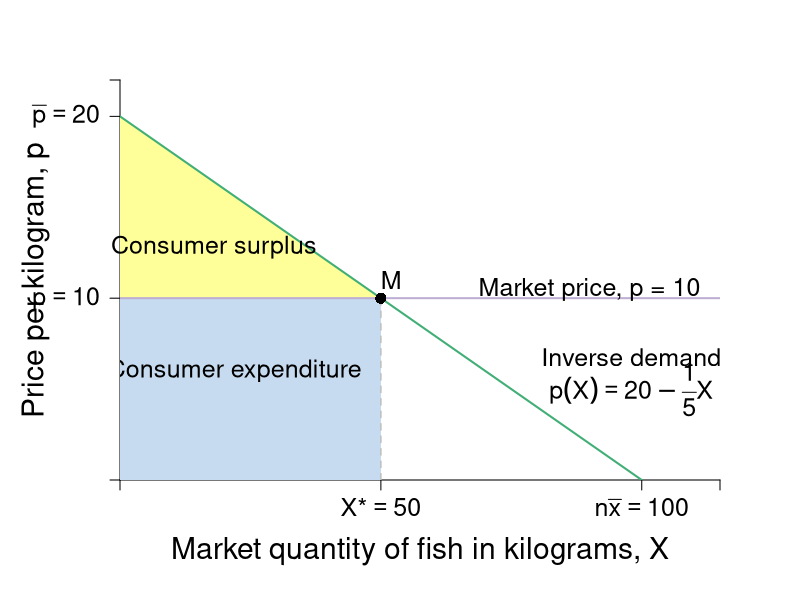

Reproduce this figure in R.
require(shape)
pdf(file = "indmarketdemand/consumersurplus_market.pdf", width = 9, height = 7)

#Set parameters for graphics
pointsize <- 1.8
axislabelsize <- 1.8
labelsize <- 1.5
namesize <- 1.8
annotatesize <- 1.5
graphlinewidth <- 2
segmentlinewidth <- 1.5


COL <- c("#7fc97f", "#beaed4", "#fdc086", "#ffff99", "#386cb0", "#f0027f", "#bf5b17", "#666666")
COLA <- c("#e0f3db", "#99d8c9","#66c2a4","#41ae76", "#238b45", "#005824")
COLB <- c("#c6dbef", "#4eb3d3", "#2b8cbe", "#0868ac","#084081")

par(mar =  c(6, 6, 4, 4))

MarketD <- function(x, rmax = 20, xmax = 10, n = 10) {
  rmax - (rmax/(n*xmax))*x
}

mrsA <- function(x, rmax = 20, xmax = 10) {
  rmax - (rmax/xmax)*x
}

# uA <- function(x, y, rmax, rmax = 20, xmax = 10) {
#   y + rmax*x - (1/2)(rmax/xmax)*x^2
# }

xlims <- c(0, 115)
ylims <- c(0, 22)

npts <- 501 
x <- seq(xlims[1], xlims[2], length.out = npts)
y <- seq(ylims[1], ylims[2], length.out = npts) 
a <- c(46.08, 55, 64)
b <- c(46.08, 55, 64)

plot(0, 0, xlim = xlims, ylim = ylims, type = "n",
     xlab = expression(paste("")),
     ylab = expression(paste("")), 
     xaxt = "n", 
     yaxt = "n", 
     cex.lab = axislabelsize, 
     bty = "n",
     xaxs="i", 
     yaxs="i")

# ticksy <- seq(from = 0, to = ylims[2], by = 2)
# ylabels <- seq(from = 0, to = ylims[2], by = 2)
# ticksx <- seq(from = 0, to = xlims[2], by = 2)
# xlabels <- seq(from = 0, to = xlims[2], by = 2)
ticksy <- c(0, 10, 20, ylims[2])
ylabels <- c(NA, expression(paste(p == 10)), expression(paste(bar(p) == 20)), NA)
ticksx <- c(0, 50, 100, xlims[2])
xlabels <- c(NA, expression(paste(X,"*") == 50), expression(paste(n*bar(x)==100)), NA)

axis(1, at = ticksx, pos = 0, labels = xlabels, cex.axis = labelsize)
axis(2, at = ticksy, pos = 0, labels = ylabels, las = 1, cex.axis = labelsize)

npts <- 500 
xx1 <- seq(xlims[1], xlims[2], length.out = npts)

xpoly <- c(0, 50, 0)
ypoly <- c(10, 10, 20)
polygon(x = xpoly, y = ypoly, col = COL[4], density=NULL, border = NA)

xpoly3 <- c(0, 50, 50, 0, 0)
ypoly3 <- c(0, 0, 10, 10, 0)
polygon(x = xpoly3, y = ypoly3, col = COLB[1], density=NULL, border = NA)


#Lines for mrs graph
lines(xx1, MarketD(xx1, rmax = 20, xmax = 10, n = 10), col = COLA[4], lwd = graphlinewidth)
#lines(xx1, mrsA(xx1, rmax = 20, xmax = 10), col = COLA[4], lwd = graphlinewidth)

segments(0, 10, xlims[2], 10, lty = 1, col = COL[2] , lwd = graphlinewidth)
segments(50, 0, 50, 10, lty = 2, col = "gray" , lwd = segmentlinewidth)

#Label axes
mtext(expression(paste("Market quantity of fish in kilograms, ", X)), side=1, line = 3.5, cex = axislabelsize)
text(-16.2, 0.5*ylims[2], expression(paste("Price per kilogram, ", p)), xpd = TRUE, cex = axislabelsize, srt = 90) 

points(50, 10, pch = 16, col = "black", cex = 1.5)
text(52, 11.0, expression(M), cex = labelsize)

#segments(4.11765, 6.17647, 5.88, 8.88, lty = 1, col = COL[2] , lwd = graphlinewidth)
text(90, 10.5, expression("Market price, p = 10"), cex = labelsize, xpd = TRUE)
#text(7.3, 2.5, expression("Curve"))
#Arrows(7.3, 3.5, 7.3, 6.1, col = "black", lty = 1, lwd = 2, arr.type = "triangle", arr.lwd = 0.5)

#Label mrs function
#text(98, 7.5, expression(paste("Demand: ", X(p) == 100 - 5*p)), cex = labelsize,xpd = TRUE)
text(98, 6.75, expression(paste("Inverse demand")), cex = labelsize)
text(98, 5, expression(paste(p(X) == 20 - frac(1,5)*X)), cex = labelsize,xpd = TRUE)
#Arrows(10, 7.5, 10, 5, col = "black", lty = 1, lwd = 2, arr.type = "triangle", arr.lwd = 0.5)

#Label highest willingness to pay
text(18.0, 12.8, expression("Consumer surplus"), cex = labelsize, xpd = TRUE)
#text(15, 11.5, expression(paste(CS==frac(1, 2)*bgroup("(",20 - 10,")")*50, phantom()== 250)))
#Arrows(25, 15, 25, 12, col = "black", lty = 1, lwd = 2, arr.type = "triangle", arr.lwd = 0.5)

#Label consumer expenditure
text(22, 6, expression("Consumer expenditure"), cex = labelsize)

dev.off()
